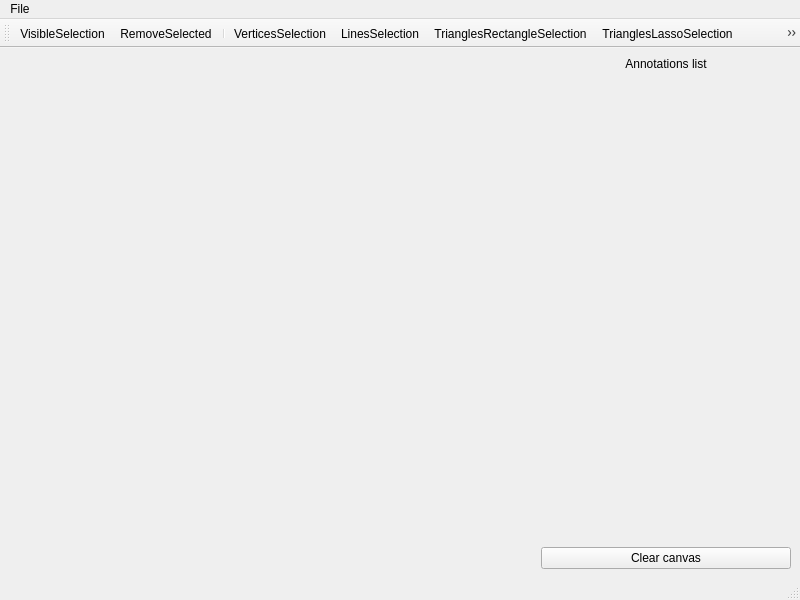
<?xml version="1.0" encoding="UTF-8"?>
<ui version="4.0">
 <class>MainWindow</class>
 <widget class="QMainWindow" name="MainWindow">
  <property name="geometry">
   <rect>
    <x>0</x>
    <y>0</y>
    <width>800</width>
    <height>600</height>
   </rect>
  </property>
  <property name="windowTitle">
   <string>MainWindow</string>
  </property>
  <widget class="QWidget" name="centralwidget">
   <property name="sizePolicy">
    <sizepolicy hsizetype="Preferred" vsizetype="Preferred">
     <horstretch>0</horstretch>
     <verstretch>0</verstretch>
    </sizepolicy>
   </property>
   <property name="contextMenuPolicy">
    <enum>Qt::DefaultContextMenu</enum>
   </property>
   <layout class="QHBoxLayout" name="horizontalLayout_2">
    <item>
     <layout class="QHBoxLayout" name="horizontalLayout" stretch="3,1">
      <property name="sizeConstraint">
       <enum>QLayout::SetNoConstraint</enum>
      </property>
      <item>
       <layout class="QVBoxLayout" name="verticalLayout">
        <item>
         <widget class="QVTKOpenGLNativeWidget" name="meshViewer" native="true"/>
        </item>
       </layout>
      </item>
      <item>
       <layout class="QVBoxLayout" name="verticalLayout2" stretch="0,0">
        <item>
         <layout class="QVBoxLayout" name="meshesToolbar">
          <item>
           <layout class="QVBoxLayout" name="verticalLayout_2">
            <item>
             <widget class="QLabel" name="label">
              <property name="sizePolicy">
               <sizepolicy hsizetype="Fixed" vsizetype="Fixed">
                <horstretch>0</horstretch>
                <verstretch>0</verstretch>
               </sizepolicy>
              </property>
              <property name="minimumSize">
               <size>
                <width>250</width>
                <height>0</height>
               </size>
              </property>
              <property name="maximumSize">
               <size>
                <width>16777215</width>
                <height>30</height>
               </size>
              </property>
              <property name="text">
               <string>Annotations list</string>
              </property>
              <property name="alignment">
               <set>Qt::AlignCenter</set>
              </property>
             </widget>
            </item>
            <item>
             <widget class="MeasuresListWidget" name="measuresListWidget" native="true">
              <property name="sizePolicy">
               <sizepolicy hsizetype="Fixed" vsizetype="Expanding">
                <horstretch>0</horstretch>
                <verstretch>0</verstretch>
               </sizepolicy>
              </property>
              <property name="minimumSize">
               <size>
                <width>250</width>
                <height>0</height>
               </size>
              </property>
             </widget>
            </item>
           </layout>
          </item>
         </layout>
        </item>
        <item>
         <widget class="QPushButton" name="clearCanvasButton">
          <property name="sizePolicy">
           <sizepolicy hsizetype="Fixed" vsizetype="Fixed">
            <horstretch>0</horstretch>
            <verstretch>0</verstretch>
           </sizepolicy>
          </property>
          <property name="minimumSize">
           <size>
            <width>250</width>
            <height>0</height>
           </size>
          </property>
          <property name="text">
           <string>Clear canvas</string>
          </property>
         </widget>
        </item>
       </layout>
      </item>
     </layout>
    </item>
   </layout>
  </widget>
  <widget class="QMenuBar" name="menubar">
   <property name="geometry">
    <rect>
     <x>0</x>
     <y>0</y>
     <width>800</width>
     <height>22</height>
    </rect>
   </property>
   <widget class="QMenu" name="menuFile">
    <property name="title">
     <string>File</string>
    </property>
    <addaction name="actionOpenMesh"/>
    <addaction name="actionOpenAnnotations"/>
    <addaction name="actionSaveAnnotations"/>
    <addaction name="actionOpen_relationships"/>
    <addaction name="actionSave_relationships"/>
   </widget>
   <addaction name="menuFile"/>
  </widget>
  <widget class="QStatusBar" name="statusbar"/>
  <widget class="QToolBar" name="toolBar">
   <property name="windowTitle">
    <string>toolBar</string>
   </property>
   <attribute name="toolBarArea">
    <enum>TopToolBarArea</enum>
   </attribute>
   <attribute name="toolBarBreak">
    <bool>false</bool>
   </attribute>
   <addaction name="actionVisibleSelection"/>
   <addaction name="actionRemoveSelected"/>
   <addaction name="separator"/>
   <addaction name="actionVerticesSelection"/>
   <addaction name="actionLinesSelection"/>
   <addaction name="actionTrianglesRectangleSelection"/>
   <addaction name="actionTrianglesLassoSelection"/>
   <addaction name="actionclearSelection"/>
   <addaction name="separator"/>
   <addaction name="actionAnnotateSelection"/>
   <addaction name="actionSelectAnnotations"/>
   <addaction name="actionEditAnnotations"/>
   <addaction name="actionAnnotationRelation"/>
   <addaction name="separator"/>
   <addaction name="actionRulerMeasure"/>
   <addaction name="actionMeasureTape"/>
   <addaction name="actionCaliperMeasure"/>
   <addaction name="actionAddMeasure"/>
   <addaction name="separator"/>
   <addaction name="actionComputeAccessibility"/>
  </widget>
  <action name="actionOpenMesh">
   <property name="text">
    <string>Open mesh</string>
   </property>
  </action>
  <action name="actionOpenAnnotations">
   <property name="text">
    <string>Open annotations</string>
   </property>
  </action>
  <action name="actionSaveAnnotations">
   <property name="text">
    <string>Save annotations</string>
   </property>
  </action>
  <action name="actionVerticesSelection">
   <property name="checkable">
    <bool>true</bool>
   </property>
   <property name="icon">
    <iconset resource="../icons/icons.qrc">
     <normaloff>:/Icons/point_rect.png</normaloff>:/Icons/point_rect.png</iconset>
   </property>
   <property name="text">
    <string>VerticesSelection</string>
   </property>
   <property name="toolTip">
    <string>Select vertices for annotation</string>
   </property>
   <property name="shortcut">
    <string>V</string>
   </property>
  </action>
  <action name="actionTrianglesRectangleSelection">
   <property name="checkable">
    <bool>true</bool>
   </property>
   <property name="icon">
    <iconset resource="../icons/icons.qrc">
     <normaloff>:/Icons/triangle_rect.png</normaloff>:/Icons/triangle_rect.png</iconset>
   </property>
   <property name="text">
    <string>TrianglesRectangleSelection</string>
   </property>
   <property name="toolTip">
    <string>Select triangles with rectangle selector</string>
   </property>
  </action>
  <action name="actionTrianglesLassoSelection">
   <property name="checkable">
    <bool>true</bool>
   </property>
   <property name="icon">
    <iconset resource="../icons/icons.qrc">
     <normaloff>:/Icons/polygonalLasso.png</normaloff>:/Icons/polygonalLasso.png</iconset>
   </property>
   <property name="text">
    <string>TrianglesLassoSelection</string>
   </property>
   <property name="toolTip">
    <string>Select triangles with lasso selector</string>
   </property>
  </action>
  <action name="actionAnnotateSelection">
   <property name="icon">
    <iconset resource="../icons/icons.qrc">
     <normaloff>:/Icons/tag-icon.png</normaloff>:/Icons/tag-icon.png</iconset>
   </property>
   <property name="text">
    <string>AnnotateSelection</string>
   </property>
   <property name="toolTip">
    <string>Annotate selected primitives</string>
   </property>
  </action>
  <action name="actionAnnotationRelation">
   <property name="icon">
    <iconset resource="../icons/icons.qrc">
     <normaloff>:/Icons/relationship.png</normaloff>:/Icons/relationship.png</iconset>
   </property>
   <property name="text">
    <string>AnnotationRelation</string>
   </property>
   <property name="toolTip">
    <string>Create a relation between selected annotations (min 2 annotations)</string>
   </property>
  </action>
  <action name="actionRemoveSelected">
   <property name="checkable">
    <bool>true</bool>
   </property>
   <property name="icon">
    <iconset resource="../icons/icons.qrc">
     <normaloff>:/Icons/Eraser-icon.png</normaloff>:/Icons/Eraser-icon.png</iconset>
   </property>
   <property name="text">
    <string>RemoveSelected</string>
   </property>
   <property name="toolTip">
    <string>Remove primitives from selection</string>
   </property>
  </action>
  <action name="actionVisibleSelection">
   <property name="checkable">
    <bool>true</bool>
   </property>
   <property name="icon">
    <iconset resource="../icons/icons.qrc">
     <normaloff>:/Icons/visible_icon.png</normaloff>:/Icons/visible_icon.png</iconset>
   </property>
   <property name="text">
    <string>VisibleSelection</string>
   </property>
   <property name="toolTip">
    <string>Select only visible primitives</string>
   </property>
  </action>
  <action name="actionLinesSelection">
   <property name="checkable">
    <bool>true</bool>
   </property>
   <property name="icon">
    <iconset resource="../icons/icons.qrc">
     <normaloff>:/Icons/polyline.png</normaloff>:/Icons/polyline.png</iconset>
   </property>
   <property name="text">
    <string>LinesSelection</string>
   </property>
   <property name="toolTip">
    <string>Select edges for annotation</string>
   </property>
  </action>
  <action name="actionSelectAnnotations">
   <property name="checkable">
    <bool>true</bool>
   </property>
   <property name="icon">
    <iconset resource="../icons/icons.qrc">
     <normaloff>:/Icons/select_icon.png</normaloff>:/Icons/select_icon.png</iconset>
   </property>
   <property name="text">
    <string>selectAnnotations</string>
   </property>
   <property name="toolTip">
    <string>Select annotations on mesh</string>
   </property>
  </action>
  <action name="actionEditAnnotations">
   <property name="icon">
    <iconset resource="../icons/icons.qrc">
     <normaloff>:/Icons/edit_icon.png</normaloff>:/Icons/edit_icon.png</iconset>
   </property>
   <property name="text">
    <string>EditAnnotations</string>
   </property>
   <property name="toolTip">
    <string>Edit selected annotation (only one per time)</string>
   </property>
  </action>
  <action name="actionRulerMeasure">
   <property name="checkable">
    <bool>true</bool>
   </property>
   <property name="icon">
    <iconset resource="../icons/icons.qrc">
     <normaloff>:/Icons/ruler.png</normaloff>:/Icons/ruler.png</iconset>
   </property>
   <property name="text">
    <string>RulerMeasure</string>
   </property>
   <property name="toolTip">
    <string>Define Euclidean measure (as using a ruler)</string>
   </property>
  </action>
  <action name="actionMeasureTape">
   <property name="checkable">
    <bool>true</bool>
   </property>
   <property name="icon">
    <iconset resource="../icons/icons.qrc">
     <normaloff>:/Icons/tape.png</normaloff>:/Icons/tape.png</iconset>
   </property>
   <property name="text">
    <string>MeasureTape</string>
   </property>
   <property name="toolTip">
    <string>Define geodesic measure (as using a measure tape)</string>
   </property>
  </action>
  <action name="actionCaliperMeasure">
   <property name="checkable">
    <bool>true</bool>
   </property>
   <property name="icon">
    <iconset resource="../icons/icons.qrc">
     <normaloff>:/Icons/caliper.png</normaloff>:/Icons/caliper.png</iconset>
   </property>
   <property name="text">
    <string>CaliperMeasure</string>
   </property>
   <property name="toolTip">
    <string>Define Euclidean measure (as using a caliper)</string>
   </property>
  </action>
  <action name="actionAddMeasure">
   <property name="icon">
    <iconset resource="../icons/icons.qrc">
     <normaloff>:/Icons/add_measure.png</normaloff>:/Icons/add_measure.png</iconset>
   </property>
   <property name="text">
    <string>Add measure</string>
   </property>
   <property name="toolTip">
    <string>Finalise measure</string>
   </property>
  </action>
  <action name="actionSave_relationships">
   <property name="text">
    <string>Save relationships</string>
   </property>
  </action>
  <action name="actionOpen_relationships">
   <property name="text">
    <string>Open relationships</string>
   </property>
  </action>
  <action name="actionComputeAccessibility">
   <property name="icon">
    <iconset resource="../icons/icons.qrc">
     <normaloff>:/Icons/accessibility.png</normaloff>:/Icons/accessibility.png</iconset>
   </property>
   <property name="text">
    <string>ComputeAccessibility</string>
   </property>
   <property name="toolTip">
    <string>Launch the compute accessibility procedure</string>
   </property>
  </action>
  <action name="actionHeightMeasure">
   <property name="checkable">
    <bool>true</bool>
   </property>
   <property name="icon">
    <iconset resource="../icons/icons.qrc">
     <normaloff>:/Icons/height.png</normaloff>:/Icons/height.png</iconset>
   </property>
   <property name="text">
    <string>HeightMeasure</string>
   </property>
  </action>
  <action name="actionclearSelection">
   <property name="icon">
    <iconset resource="../icons/icons.qrc">
     <normaloff>:/Icons/clear.png</normaloff>:/Icons/clear.png</iconset>
   </property>
   <property name="text">
    <string>clearSelection</string>
   </property>
  </action>
 </widget>
 <customwidgets>
  <customwidget>
   <class>QVTKOpenGLNativeWidget</class>
   <extends>QWidget</extends>
   <header location="global">QVTKOpenGLNativeWidget.h</header>
   <container>1</container>
  </customwidget>
  <customwidget>
   <class>MeasuresListWidget</class>
   <extends>QWidget</extends>
   <header location="global">measureslistwidget.hpp</header>
   <container>1</container>
  </customwidget>
 </customwidgets>
 <resources>
  <include location="../icons/icons.qrc"/>
 </resources>
 <connections/>
</ui>
